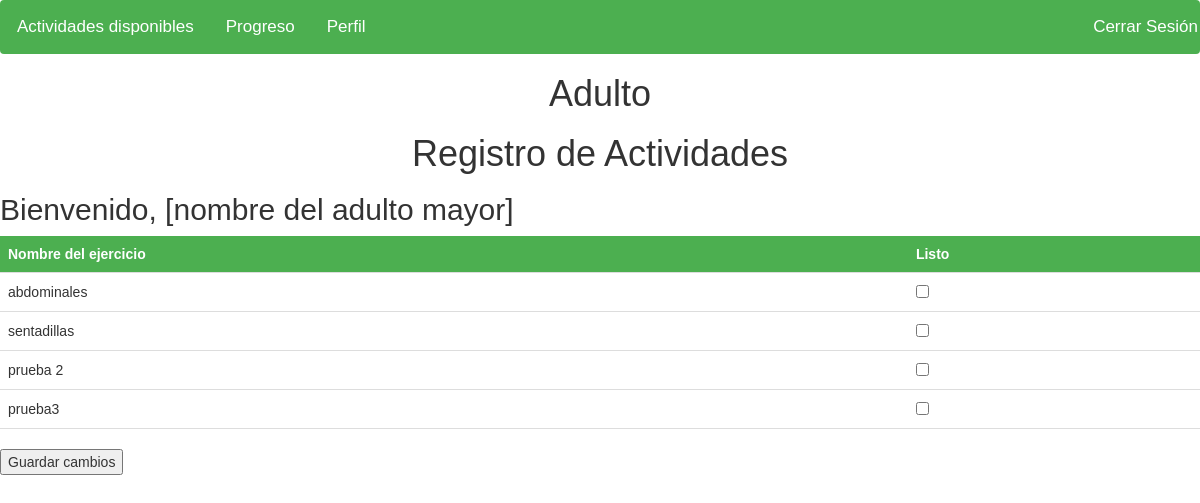
The app's page /progreso.php, older data.
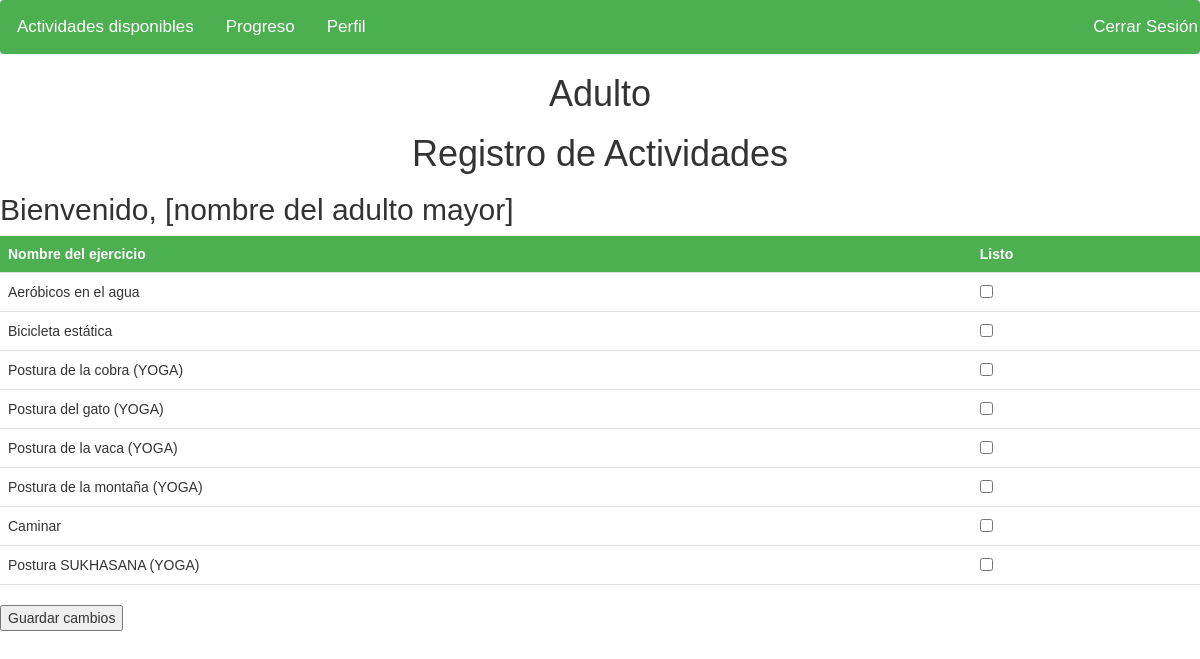
The same page, newer data.
### tables this page shows
CREATE TABLE `ejercicios` (
  `id_ejercicio` int(6) NOT NULL,
  `nombre_ejercicio` varchar(50) NOT NULL,
  `imagen` blob NOT NULL,
  `fecha_adicion` timestamp NOT NULL DEFAULT current_timestamp() ON UPDATE current_timestamp()
);

### progreso.php (the view, shortened to what this page needs)
<!DOCTYPE html>
<html>
  <head>
    <link rel="stylesheet" href="https://maxcdn.bootstrapcdn.com/bootstrap/3.4.1/css/bootstrap.min.css">
    <link rel="stylesheet" href="style/style_activities.css">
  </head>
  <body>
    <div>
    <?php include 'base_adulto.php'; ?>
    </div>
    <div class="cointainer">
        <h1> Registro de Actividades</h1>
        <h2>Bienvenido, [nombre del adulto mayor]</h2>
        <table>
        <thead>
            <tr>
            <th>Nombre del ejercicio</th>
            <th>Listo</th>
            </tr>
        </thead>
        <tbody>
           <?php
            $bd = conectar();
            $query = "SELECT * FROM ejercicios";
            $result = mysqli_query($bd, $query);
            while ($row = mysqli_fetch_array($result)) {
              echo "<tr>";
              echo "<td>" . $row['nombre_ejercicio'] . "</td>";
              echo "<td><input type='checkbox' name='ejercicio_" . $row['id_ejercicio'] . "' value='1'></td>";
              echo "</tr>";
            }
           ?>
        </table>
        <input type="submit" value="Guardar cambios">
    </div>
    </body>
</html>

### base_adulto.php (shortened to what this page needs)
<!DOCTYPE html>
<html lang="en">
<head>
    <link rel="stylesheet" href="https://maxcdn.bootstrapcdn.com/bootstrap/3.4.1/css/bootstrap.min.css">
    <link rel="stylesheet" href="style/style_trainer.css">
</head>
<body>
    <div class="navbar">
      <a href="activities.php">Actividades disponibles</a>
      <a href="progreso.php">Progreso</a>
      <a href="perfil_adulto.php">Perfil</a>
      <div class="navbar-right">
        <a href="index.php">Cerrar Sesión</a>
      </div>
    </div>
  <h1 style="text-align = center;">Adulto</h1>
</body>
</html>

### style/style_activities.css (style rules this page uses)
body { font-family: Arial, sans-serif; background-color: #f0f0f0; }
h1 { text-align: center; margin-top: 0; }

### style/style_trainer.css (style rules this page uses)
body { font-family: Arial, sans-serif; }
h1 { text-align: center; }
table { border-collapse: collapse; width: 100%; margin-bottom: 20px; }
th, td { text-align: left; padding: 8px; border-bottom: 1px solid #ddd; }
th { background-color: #4CAF50; color: white; }
.navbar { background-color: #4CAF50; overflow: hidden; }
.navbar a { float: left; color: white; text-align: center; padding: 14px 16px; text-decoration: none; font-size: 17px; }
.navbar-right { float: right; }

Row changes from the older to the newer data that the page shows:
removed ejercicios: nombre_ejercicio "abdominales"
removed ejercicios: nombre_ejercicio "sentadillas"
removed ejercicios: nombre_ejercicio "prueba 2"
removed ejercicios: nombre_ejercicio "prueba3"
added ejercicios: nombre_ejercicio "Aeróbicos en el agua"
added ejercicios: nombre_ejercicio "Bicicleta estática"
added ejercicios: nombre_ejercicio "Postura de la cobra (YOGA)"
added ejercicios: nombre_ejercicio "Postura del gato (YOGA)"
added ejercicios: nombre_ejercicio "Postura de la vaca (YOGA)"
added ejercicios: nombre_ejercicio "Postura de la montaña (YOGA)"
added ejercicios: nombre_ejercicio "Caminar"
added ejercicios: nombre_ejercicio "Postura SUKHASANA (YOGA)"
